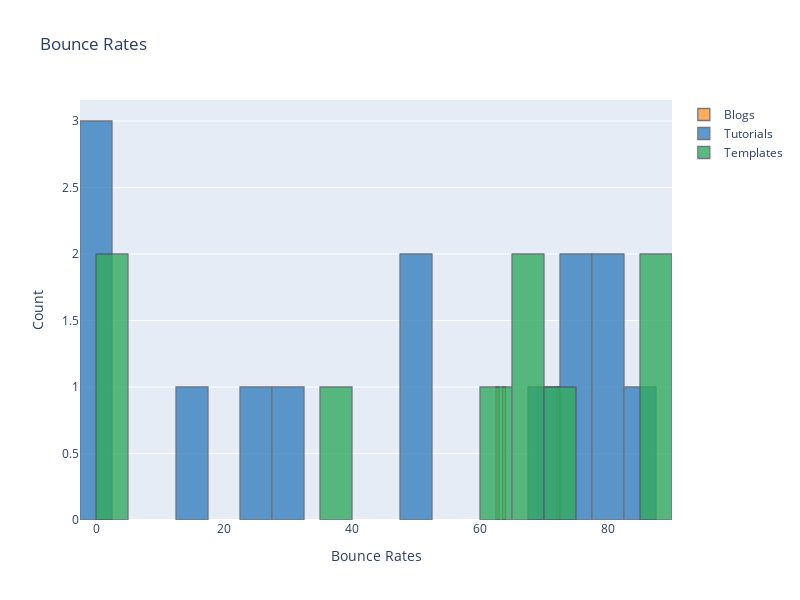

Notebook source saved alongside this figure:
### Code cell
layout = cf.Layout(
    height = 600,
    width = 800,
    yaxis = dict(
        title = 'Count'),
    xaxis = dict(
        title = 'Bounce Rates'),
    title = 'Bounce Rates'
)

df["Blogs"]=df[df["Landing Page"]=="journal"]["Bounce Rate"]
df["Tutorials"]=df[df["Landing Page"]=="tutorials"]["Bounce Rate"]
df["Templates"]=df[df["Landing Page"]=="templates"]["Bounce Rate"]
df[["Blogs","Tutorials","Templates"]].iplot(asFigure=True,kind="histogram", bins=20, theme="white", title="Average Session Durations",
         xTitle='Session Durations', yTitle='Count', layout=layout)

### Figure 1 — Plotly figure (JSON) as saved in the notebook; plotly's stock layout.template omitted (floating-point values rounded to 4 significant figures)
{"data": [{"histfunc": "count", "histnorm": "", "marker": {"color": "rgba(255, 153, 51, 1.0)", "line": {"color": "#4D5663", "width": 1.3}}, "name": "Blogs", "nbinsx": 20, "opacity": 0.8, "orientation": "v", "type": "histogram", "x": [69.01, null, 63.66, 62.8, null, null, null, null, null, null, null, null, null, null, null, null, null, null, 72.31, null, null, null, null, null, null, null, null]}, {"histfunc": "count", "histnorm": "", "marker": {"color": "rgba(55, 128, 191, 1.0)", "line": {"color": "#4D5663", "width": 1.3}}, "name": "Tutorials", "nbinsx": 20, "opacity": 0.8, "orientation": "v", "type": "histogram", "x": [null, 80.49, null, null, null, null, 74.44, null, 70.55, 26.67, null, 74.03, 31.25, 0, 51.61, 50, 83.95, null, null, 81.69, null, null, 16.67, 0, null, null, 0]}, {"histfunc": "count", "histnorm": "", "marker": {"color": "rgba(50, 171, 96, 1.0)", "line": {"color": "#4D5663", "width": 1.3}}, "name": "Templates", "nbinsx": 20, "opacity": 0.8, "orientation": "v", "type": "histogram", "x": [null, null, null, null, 74.93, 66.82, null, 86.25, null, null, 60.92, null, null, null, null, null, null, 37.5, null, null, 66.67, 86.96, null, null, 0, 0, null]}], "layout": {"barmode": "overlay", "height": 600, "title": {"text": "Bounce Rates"}, "width": 800, "xaxis": {"autorange": true, "range": [-2.5, 90], "showspikes": false, "title": {"text": "Bounce Rates"}, "type": "linear"}, "yaxis": {"autorange": true, "range": [0, 3.158], "showspikes": false, "title": {"text": "Count"}}}}
